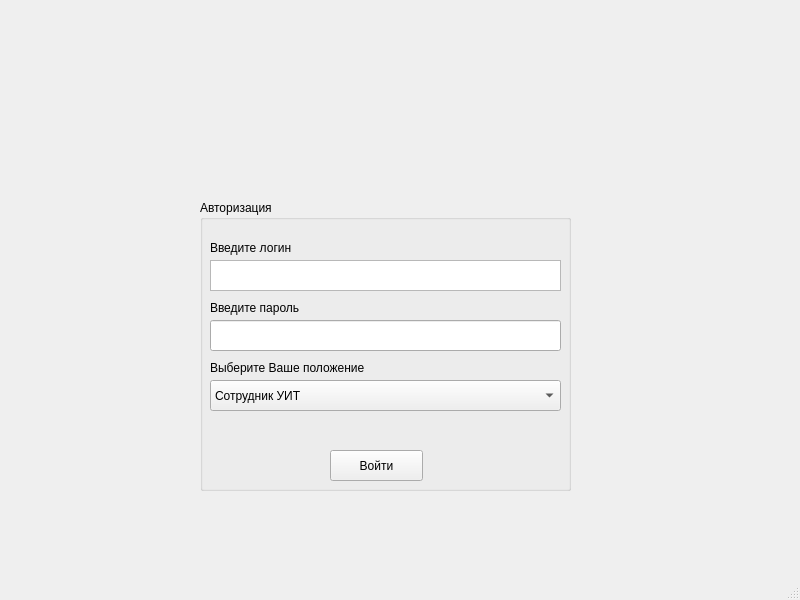
<?xml version="1.0" encoding="UTF-8"?>
<ui version="4.0">
 <class>MainWindow</class>
 <widget class="QMainWindow" name="MainWindow">
  <property name="geometry">
   <rect>
    <x>0</x>
    <y>0</y>
    <width>800</width>
    <height>600</height>
   </rect>
  </property>
  <property name="windowTitle">
   <string>Авторизация</string>
  </property>
  <widget class="QWidget" name="centralwidget">
   <widget class="QGroupBox" name="groupBox">
    <property name="geometry">
     <rect>
      <x>200</x>
      <y>200</y>
      <width>371</width>
      <height>291</height>
     </rect>
    </property>
    <property name="title">
     <string>Авторизация</string>
    </property>
    <widget class="QLabel" name="label">
     <property name="geometry">
      <rect>
       <x>10</x>
       <y>40</y>
       <width>251</width>
       <height>16</height>
      </rect>
     </property>
     <property name="text">
      <string>Введите логин</string>
     </property>
    </widget>
    <widget class="QTextEdit" name="textEdit">
     <property name="geometry">
      <rect>
       <x>10</x>
       <y>60</y>
       <width>351</width>
       <height>31</height>
      </rect>
     </property>
    </widget>
    <widget class="QLabel" name="label_2">
     <property name="geometry">
      <rect>
       <x>10</x>
       <y>100</y>
       <width>251</width>
       <height>16</height>
      </rect>
     </property>
     <property name="text">
      <string>Введите пароль</string>
     </property>
    </widget>
    <widget class="QLabel" name="label_4">
     <property name="geometry">
      <rect>
       <x>10</x>
       <y>160</y>
       <width>261</width>
       <height>16</height>
      </rect>
     </property>
     <property name="text">
      <string>Выберите Ваше положение</string>
     </property>
    </widget>
    <widget class="QComboBox" name="comboBox">
     <property name="geometry">
      <rect>
       <x>10</x>
       <y>180</y>
       <width>351</width>
       <height>31</height>
      </rect>
     </property>
     <item>
      <property name="text">
       <string>Сотрудник УИТ</string>
      </property>
     </item>
     <item>
      <property name="text">
       <string>Руководство университета</string>
      </property>
     </item>
     <item>
      <property name="text">
       <string>Учебная часть</string>
      </property>
     </item>
    </widget>
    <widget class="QPushButton" name="pushButton">
     <property name="geometry">
      <rect>
       <x>130</x>
       <y>250</y>
       <width>93</width>
       <height>31</height>
      </rect>
     </property>
     <property name="text">
      <string>Войти</string>
     </property>
    </widget>
    <widget class="QLineEdit" name="lineEdit">
     <property name="geometry">
      <rect>
       <x>10</x>
       <y>120</y>
       <width>351</width>
       <height>31</height>
      </rect>
     </property>
     <property name="echoMode">
      <enum>QLineEdit::Password</enum>
     </property>
    </widget>
   </widget>
  </widget>
  <widget class="QMenuBar" name="menubar">
   <property name="geometry">
    <rect>
     <x>0</x>
     <y>0</y>
     <width>800</width>
     <height>26</height>
    </rect>
   </property>
  </widget>
  <widget class="QStatusBar" name="statusbar"/>
 </widget>
 <resources/>
 <connections/>
</ui>
